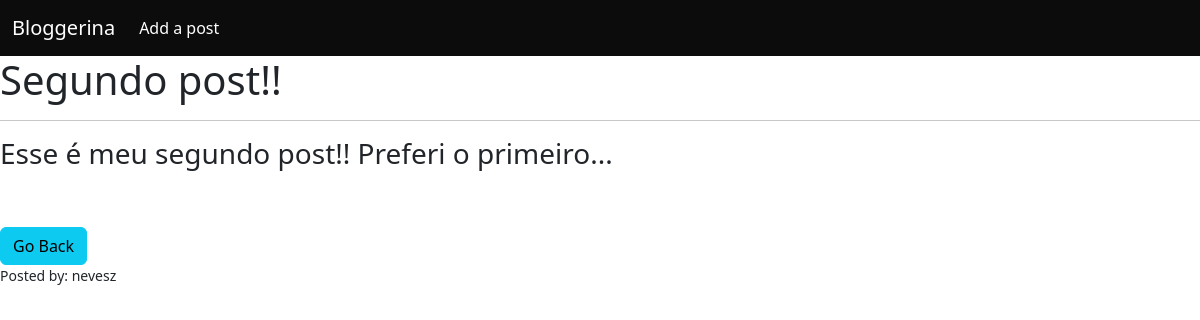
The app's page /article/2 with its own data.
### bloggerina/models.py (models this page shows, shortened)
class Post(models.Model):
    title = models.CharField(max_length=255)
    title_tag = models.CharField(max_length=255, blank=True)
    author = models.ForeignKey(User, on_delete=models.CASCADE)
    body = models.TextField()

### bloggerina/views.py (the view)
# urls.py: path('article/<int:pk>', ArticleDetailView.as_view(),name='article-detail'),
class ArticleDetailView(DetailView):
    model = Post
    template_name = 'article_details.html'

### bloggerina/templates/article_details.html (shortened to what this page needs)
{%extends 'base.html' %}
{% block content %}
<h1> {{post.title}}
</h1>
<hr>
<h3> {{post.body}} </h3>
<br><br>
<a href="{% url 'home'  %}" class="btn btn-info">Go Back</a></button><br/>
   <small> <p> Posted by: {{post.author}}  </p> </small>
{% endblock  %}

### records on screen
Post: title "Segundo post!!", body "Esse é meu segundo post!! Preferi o primeiro...", author "nevesz"
